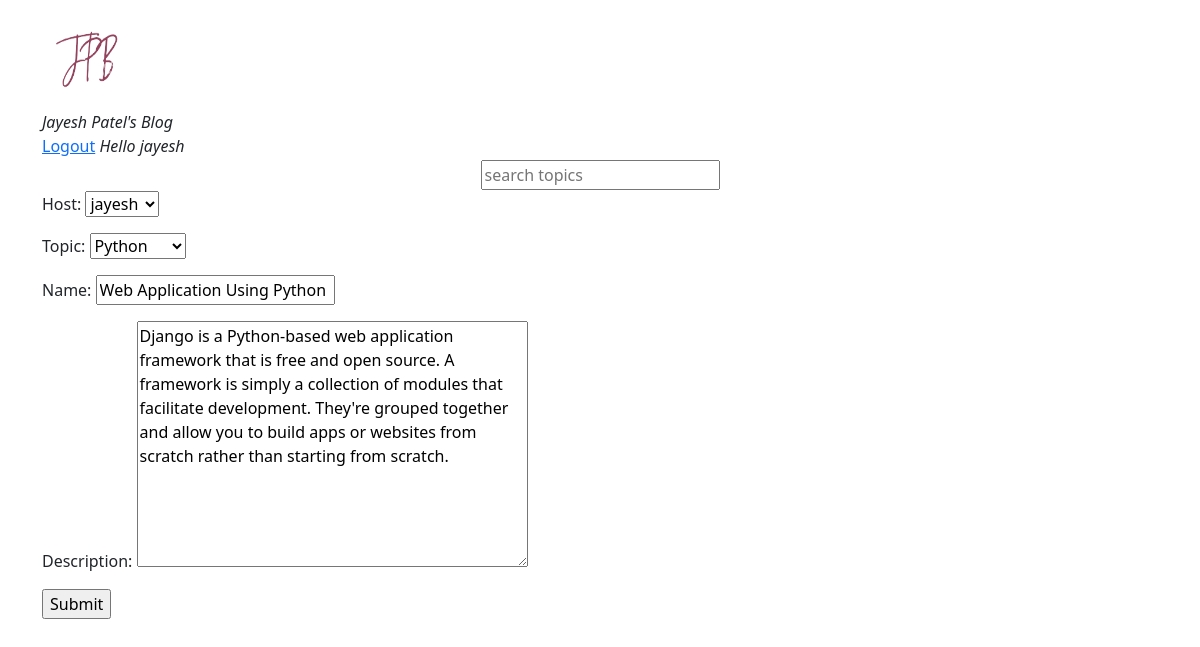
Screenshot of /update-room/1/ (signed in) with the database file from the repository.
### base/models.py (models this page shows, shortened)
class Room(models.Model):
    host = models.ForeignKey(User, on_delete=models.SET_NULL, null=True)
    topic = models.ForeignKey(Topic, on_delete=models.SET_NULL, null=True)
    name = models.CharField(max_length=200)
    description = models.TextField(null=True, blank=True)
    update = models.DateTimeField(auto_now=True)
    created = models.DateTimeField(auto_now_add=True)
    class Meta:
        ordering = ['-update', '-created']

class Topic(models.Model):
    name = models.CharField(max_length=200)
    def __str__(self) -> str:
        return self.name

### base/views.py (the view)
# urls.py: path('update-room/<str:pk>/',updateroom,name='update-room'),
@login_required(login_url='login')
def updateroom(request,pk):
    room = Room.objects.get(id=pk)
    form = RoomForm(instance=room)
    if request.user!=room.host:
        return HttpResponse('You are not allowed here!!!')
    if request.method == 'POST':
        form = RoomForm(request.POST, instance=room)
        if form.is_valid():
            form.save()
            return redirect('home')
    context = {'form':form}
    return render(request, 'base/room_form.html',context)

### base/forms.py
class RoomForm(ModelForm):
    class Meta:
        model = Room
        fields = '__all__'

### base/templates/base/room_form.html (shortened to what this page needs)
{% extends 'main.html'%}
{% block content %}
<div>
    <form method="POST" action="">
        {{form.as_p}}
        <input type='submit' value='Submit'/>
    </form>
</div>
{% endblock %}

### templates/navbar.html (shortened to what this page needs)
{% load static %}
{% load bootstrap5 %}
<div class = "">
<a href='/'>
    <img src="{% static 'logo1-removebg-preview.png'%}" width="100" height="100">
</a><br><i>Jayesh Patel's Blog</i>
</div>
<div class="h-100 align-items-right justify-content-right">
    {% if request.user.is_authenticated %}
    <a href="{% url 'logout' %}">Logout</a>
    <i>Hello {{request.user}}</i>
    {% else %}
    <a href="{% url 'login' %}">Login</a>
    {% endif %}
    </div>
<div class="h-100 d-flex align-items-center justify-content-center">
<form method='GET' action="">
    <input type='text' name='q' placeholder='search topics'/>
</form>
</div>

### templates/main.html (style rules this page uses)
body { border-block: 10px solid white; }

### rows the page displays
Room: host "jayesh", topic "Python", description "Django is a Python-based web application framework that is free and open source. A framework is simply a collection of modules that facilitate development. They're grouped together and allow you to build apps or websites from scratch rather than starting from scratch."
Topic: name "Web Application Using Python"

### other values shown
{{ request.user }} "jayesh"
